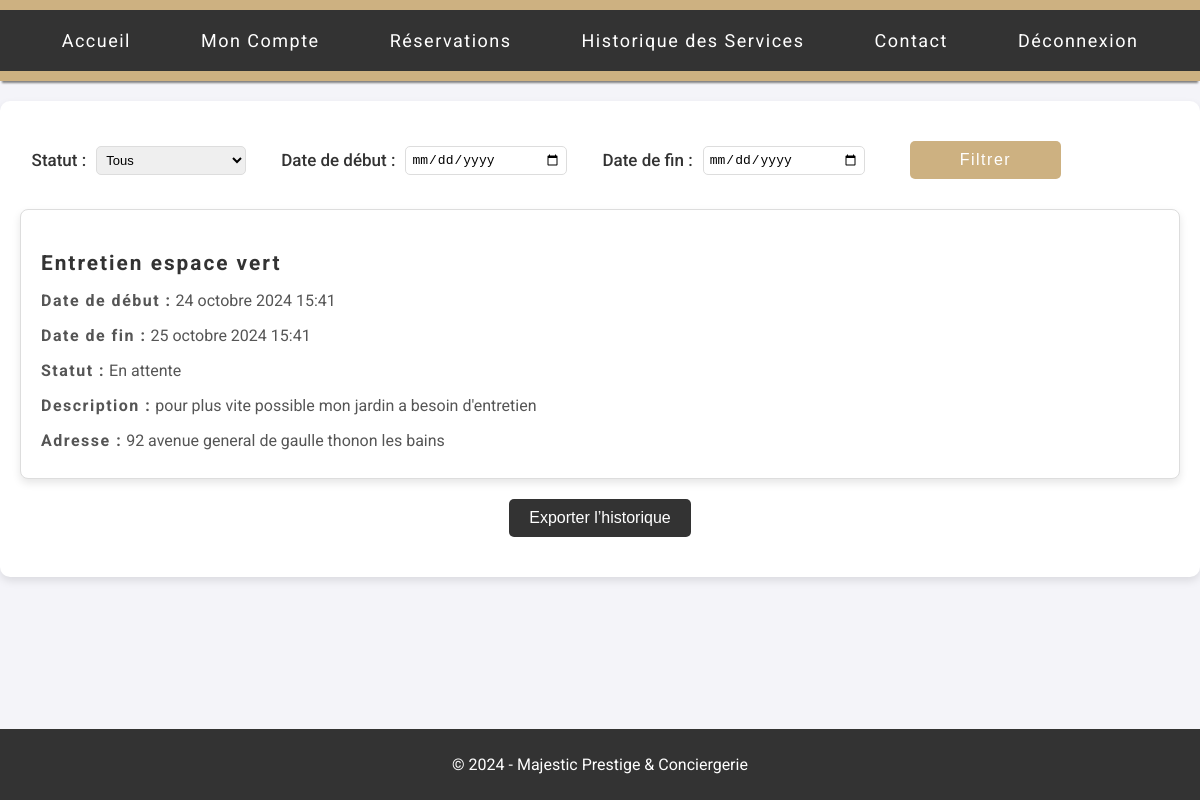
The app's page /historique-service/ (signed in) with its own data.
### services/models.py (models this page shows, shortened)
class BaseModel(models.Model):
    created_at = models.DateTimeField(auto_now_add=True)
    id = models.AutoField(primary_key=True)
    class Meta:
        abstract = True  # Indique que cette classe ne doit pas créer de table dans la base

class Reservation(BaseModel):
    STATUS_CHOICES = [
        ('En attente', 'En attente'),
        ('Confirmée', 'Confirmée'),
        ('Annulée', 'Annulée'),
        ('Terminée', 'Terminée'),
    ]
    client = models.ForeignKey(Client, on_delete=models.CASCADE)
    client_address = models.CharField(max_length=100)
    service = models.ForeignKey(Service, on_delete=models.CASCADE)
    service_description = models.TextField()
    datetime_start = models.DateTimeField()
    datetime_end = models.DateTimeField()
    reservation_status = models.CharField(
        max_length=25,
        choices=STATUS_CHOICES,
        default='En attente'
    )

class Service(BaseModel):
    client = models.ForeignKey(Client, on_delete=models.CASCADE, default=1)
    service_name = models.CharField(max_length=50)
    service_description = models.TextField()
    date_service = models.DateTimeField(default=timezone.now)
    price = models.FloatField()
    image_path = models.CharField(max_length=255, blank=True, null=True)
    subservice1_name = models.CharField(max_length=50, blank=True, null=True)
    subservice1_description = models.TextField(blank=True, null=True)
    subservice2_name = models.CharField(max_length=50, blank=True, null=True)
    subservice2_description = models.TextField(blank=True, null=True)

### services/views.py (the view)
# urls.py: path('historique-service/', views.historique_service, name='historique_service'),
def historique_service(request):
    status_choices = [
        ('En attente', 'En attente'),
        ('Terminée', 'Terminée'),
        ('Annulée', 'Annulée'),
        ('Confirmée', 'Confirmée'),
    ]
    client = request.user.client
    reservations = Reservation.objects.filter(client=client)
    status = request.GET.get('status', '')
    date_start = request.GET.get('date_start')
    date_end = request.GET.get('date_end')
    if status:
        reservations = reservations.filter(reservation_status=status)
    if date_start:
        reservations = reservations.filter(datetime_start__gte=date_start)
    if date_end:
        reservations = reservations.filter(datetime_end__lte=date_end)
    reservations = reservations.order_by('-datetime_start')
    context = {
        'status_choices': status_choices,
        'reservations': reservations,
        'status': status,
        'date_start': date_start,
        'date_end': date_end,
    }
    return render(request, 'front_end/historique.html', context)

### services/templates/front_end/historique.html (shortened to what this page needs)
{% load static %}
<!DOCTYPE html>
<html lang="fr">
<head>
    <link rel="stylesheet" href="{% static 'css/historique.css' %}">
</head>
<body>
    <header>
        <nav>
            <ul>
                <li><a href="{% url 'accueil' %}">Accueil</a></li>
                <li><a href="{% url 'mon_compte' %}">Mon Compte</a></li>
                <li><a href="{% url 'dash_reservation' %}">Réservations</a></li>
                <li><a href="{% url 'historique_service' %}">Historique des Services</a></li>
                <li><a href="{% url 'contact' %}">Contact</a></li>
                <li><a href="{% url 'logout_user' %}">Déconnexion</a></li>
            </ul>
        </nav>
    </header>
    <main>
<form method="get" action="{% url 'historique_service' %}" class="form-group">
    <label for="status">Statut :</label>
    <select name="status" id="status">
        <option value="">Tous</option>
    </select>
    <label for="date_start">Date de début :</label>
    <input type="date" name="date_start" id="date_start" value="{{ request.GET.date_start }}">
    <label for="date_end">Date de fin :</label>
    <input type="date" name="date_end" id="date_end" value="{{ request.GET.date_end }}">
    <button type="submit" class="btn btn-primary">Filtrer</button>
</form>
<div class="reservation-list">
    {% if reservations %}
        {% for reservation in reservations %}
        <div class="reservation-card">
            <h3>{{ reservation.service.service_name }}</h3>
            <p><strong>Date de début :</strong> {{ reservation.datetime_start }}</p>
            <p><strong>Date de fin :</strong> {{ reservation.datetime_end }}</p>
            <p><strong>Statut :</strong> {{ reservation.get_reservation_status_display }}</p>
            <p><strong>Description :</strong> {{ reservation.service_description }}</p>
            <p><strong>Adresse :</strong> {{ reservation.client_address }}</p>
        </div>
        {% endfor %}
    {% else %}
        <p>Aucune réservation trouvée.</p>
    {% endif %}
</div>
            <a href="{% url 'exporter_historique' %}"><button class="btn btn-secondary">Exporter l’historique</button></a>
    </main>
    <footer>
        <p>&copy; 2024 - Majestic Prestige & Conciergerie</p>
    </footer>
</body>
</html>

### services/templates/static/css/historique.css (style rules this page uses)
body { font-family: 'Roboto', sans-serif; background-color: #f4f4f9; margin: 0; padding: 0; color: #333; }
header { background-color: #CDB181; color: white; padding: 10px 0; text-align: center; box-shadow: 0px 4px 2px -2px gray; }
nav { background-color: #333; display: flex; justify-content: center; padding: 10px; }
nav ul { list-style-type: none; margin: 0; padding: 0; display: flex; letter-spacing: 1.5px; }
nav ul li { margin: 0 15px; }
nav ul li a { color: white; text-decoration: none; font-size: 18px; padding: 10px 20px; display: block; border-radius: 5px; }
main { margin: 20px auto; padding: 20px; max-width: 1200px; background-color: white; border-radius: 10px; box-shadow: 0 4px 8px rgba(0, 0, 0, 0.1); }
footer { background-color: #333; color: white; text-align: center; padding: 10px 0; position: absolute; width: 100%; bottom: 0; }
.btn-secondary { display: block; margin: 20px auto; padding: 10px 20px; font-size: 16px; color: white; background-color: #333; border: none; border-radius: 5px; cursor: pointer; transition: background-color 0.3s; }
.reservation-list { display: flex; flex-direction: column; gap: 20px; margin-top: 30px; }
.reservation-card { background-color: #fff; border: 1px solid #ddd; border-radius: 8px; padding: 20px; box-shadow: 0 4px 8px rgba(0, 0, 0, 0.1); }
.reservation-card h3 { font-size: 1.3em; color: #333; margin-bottom: 10px; font-weight: bold; letter-spacing: 2px; }
strong { letter-spacing: 1.5px; }
.reservation-card p { font-size: 1em; color: #555; margin-bottom: 8px; }
form { display: flex; flex-wrap: wrap; gap: 20px; margin: 20px 1%; }
.form-group { display: flex; align-items: center; gap: 5px; }
form label { font-weight: 500; margin-right: 5px; font-size: 17px; }
form select, form input[type="date"] { padding: 5px; border: 1px solid #ddd; border-radius: 5px; font-size: 13px; min-width: 150px; margin-right: 30px; }
form button { padding: 10px 50px; background-color: #CDB181; color: white; border: none; border-radius: 5px; margin: 0 10px; cursor: pointer; font-size: 16px; letter-spacing: 1.5px; transition: background-color 0.3s; }
a { text-decoration: none; }

### records on screen
Reservation: service.service_name "Entretien espace vert", datetime_start "24 octobre 2024 15:41", datetime_end "25 octobre 2024 15:41", reservation_status "En attente", service_description "pour plus vite possible mon jardin a besoin d'entretien", client_address "92 avenue general de gaulle thonon les bains"
